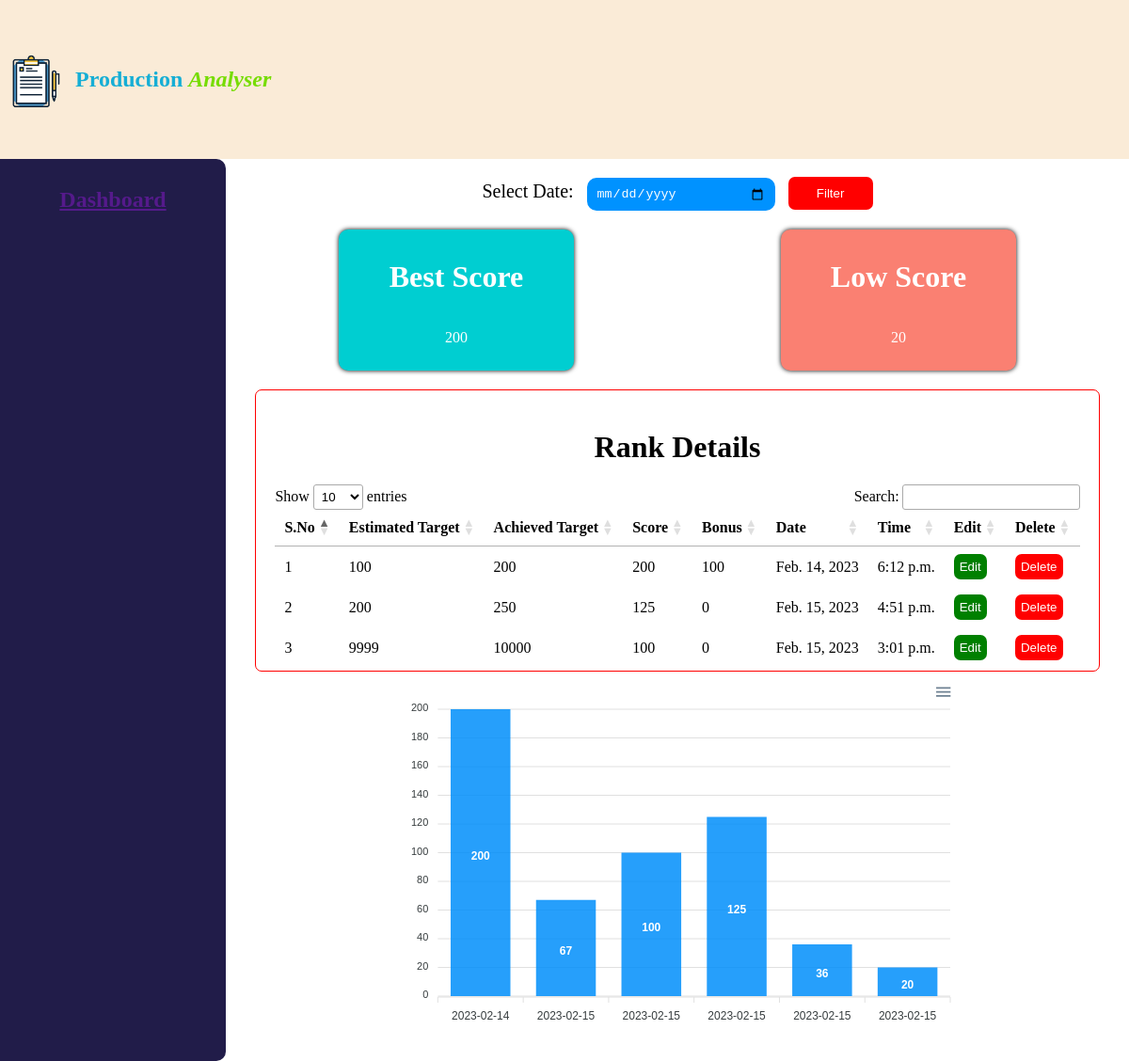
/dashboard, run on the app's committed database.
### production/models.py (models this page shows)
class Data(models.Model):
    Estimated_target = models.IntegerField(default="")
    Achieved_target = models.IntegerField(default="")
    Score = models.IntegerField(default="")
    Bonus = models.IntegerField(default="")
    Datetime = models.DateField(default="")
    Time = models.TimeField(default="")

### production/views.py (the view)
def dashboard(request):
    if request.method == 'POST':
        selected_date_str = request.POST.get('date')
        selected_date = datetime.strptime(selected_date_str, '%Y-%m-%d').date()
        print(selected_date)
        top_score = Data.objects.filter(Datetime=selected_date).aggregate(Max('Score'))['Score__max']
        low_score =  Data.objects.filter(Datetime=selected_date).aggregate(Min('Score'))['Score__min']
        all_order_data = Data.objects.order_by('-Score')
        send_data = {'top':top_score,'low':low_score,'allData':all_order_data}
        return render(request,'dashboard.html',{'topscore':send_data})
    else:
        top_score = Data.objects.aggregate(Max('Score'))['Score__max']
        low_score = Data.objects.aggregate(Min('Score'))['Score__min']
        all_order_data = Data.objects.order_by('-Score')
        chart_data = Data.objects.all()
        import datetime
        chart_series = {
            'name': 'Scores',
            'data': [{'x': item.Datetime.strftime("%Y-%m-%d"), 'y': item.Score} for item in chart_data],
        }
        print(chart_series)
        send_data = {'top':top_score,'low':low_score,'allData':all_order_data,'chart_series': chart_series}
        return render(request,'dashboard.html',{'topscore':send_data})

### templates/dashboard.html (shortened to what this page needs)
<!DOCTYPE html>
<html lang="en">
  <head>
    {% load static %}
    <link rel="stylesheet" href="{% static 'apexcharts.css' %}">
    <link rel="stylesheet" href="{% static 'index.css' %}">
    <link rel="stylesheet" type="text/css" href="https://cdn.datatables.net/1.11.4/css/jquery.dataTables.css">
  </head>
  <body>
    <div>
      <nav class='nav-container'>
        <a href='home'><img half='' src={% static 'image/—Pngtree—product analysis_2849807.png' %} alt="logo" class='logo'/></a>
        <h1><span class='app-name'>Production</span> <span class='half'>Analyser</span></h1>
      </nav>
    <div class="main-container-dashboard">
      <nav class='side-bar'>
        <div class='dashbord-containetr'>
          <a href=''><h1 class='dashbord'>Dashboard</h1></a>
        </div>
      </nav>
      <div class='dashbord-containetr-over'>
      <div class='date-card-conatiner'>
        <form method="POST" action="dashboard">
            <label for="my-date-input" class='label-dashbord'>Select Date:</label>
            <input class='date' type="date" id="my-date-input" name="date">
            <button class='filter-btn' type="submit">Filter</button>
          </form>
      <div class='card-container'>
        <div class='top-score-card'>
            <h1>Best Score</h1>
            <p>{{topscore.top}}</p>
        </div>
        <div class='low-score-card'>
            <h1>Low Score</h1>
            <p> {{topscore.low}}</p>
           </div>
      </div>
      <div  class="result-container">
        <h1 class='heding'>Rank Details</h1>
        <table id="datatable">
            <thead>
                <tr>
                    <th>S.No</th>
                    <th>Estimated Target</th>
                    <th>Achieved Target</th>
                    <th>Score</th>
                    <th>Bonus</th>
                    <th>Date</th>
                    <th>Time</th>
                    <th>Edit</th>
                    <th>Delete</th>
                </tr>
            </thead>
            <tbody>
                {% for data_obj in topscore.allData %}
                <tr>
                    <td>{{forloop.counter}}</td>
                    <td>{{ data_obj.Estimated_target }}</td>
                    <td>{{ data_obj.Achieved_target }}</td>
                    <td>{{ data_obj.Score }}</td>
                    <td>{{ data_obj.Bonus }}</td>
                    <td>{{ data_obj.Datetime }}</td>
                    <td>{{ data_obj.Time }}</td>
                    <td><a href='updateData/{{data_obj.id}}'><button class='edit-btn'>Edit</button></a></td>
                    <td><a href='deleteData/{{data_obj.id}}'><button class='delete-btn'>Delete</button></a></td>
                </tr>
                {% endfor %}
            </tbody>
        </table>
      </div>
       <div id="chart" class='chart'></div>
  </div>
  </body>
</html>

### static/index.css (style rules this page uses)
* { box-sizing: border-box; }
body { margin: 0px; }
.result-container { display: flex; flex-direction: column; justify-content: flex-start; align-items: center; border: solid red 1px; height: 300px; border-radius: 7px; overflow-y: auto; padding: 20px; margin: 10px; }
.heding { color: black; }
.edit-btn { background-color: green; color: white; outline: none; cursor: pointer; padding: 6px; border-width: 0px; border-radius: 7px; }
.delete-btn { background-color: red; color: white; outline: none; cursor: pointer; padding: 6px; border-width: 0px; border-radius: 7px; }
.nav-container { background-color: antiquewhite; width: 100vw; height: 15vh; display: flex; flex-direction: row; justify-content: flex-start; align-items: center; box-shadow: 0px 20px black; }
.logo { height: 80px; height: 80px; cursor: pointer; }
.app-name { color: #15aed5; font-weight: bold; }
.half { color: #76dc00; font-style: italic; }
.side-bar { display: flex; flex-direction: column; justify-content: flex-start; align-items: center; min-width: 20vw; min-height: 85vh; border-top-right-radius: 10px; border-bottom-right-radius: 10px; background-color: #211c49; }
.dashbord-containetr { background-color: transparent; opacity: 1.5; width: 100%; display: flex; flex-direction: column; justify-content: flex-start; align-items: center; margin: 10px; border-radius: 10px; cursor: pointer; color: #0092ff; overflow-y: auto; align-self: right; }
.main-container-dashboard { display: flex; flex-direction: row; justify-content: flex-start; align-items: flex-start; background-color: #ffffff }
.card-container { display: flex; width: 100%; flex-direction: row; justify-content: space-around; align-items: center; align-self: center; margin: 10px; }
.top-score-card { background-color: #00ced1; height: 150px; width: 250px; display: flex; flex-direction: column; justify-content: center; align-items: center; border-radius: 10px; box-shadow: 0px 0px 5px 0px black; color: white; }
.low-score-card { background-color: #fa8072; height: 150px; width: 250px; display: flex; flex-direction: column; justify-content: center; align-items: center; border-radius: 10px; box-shadow: 0px 0px 5px 0px black; color: white; }
.date-card-conatiner { display: flex; flex-direction: column; justify-content: flex-start; align-items: center; width: 100%; margin: 10px; }
.label-dashbord { color: black; font-size: 20px; }
.date { height: 35px; width: 200px; background-color: #0092ff; color: white; border-radius: 10px; outline: none; border-width: 0px; margin: 10px; padding: 10px; cursor: pointer; }
.filter-btn { background-color: red; color: white; outline: none; cursor: pointer; padding: 10px; border-width: 0px; border-radius: 7px; height: 35px; width: 90px; }
.dashbord-containetr-over { display: flex; flex-direction: row; justify-content: flex-start; align-items: flex-start; height: 85vh; width: 80vw; background-color: #ffffff; overflow-y: auto; }
.chart { width: 600px; height: 400px; }

### data on the page
Data: Estimated_target "100", Achieved_target "200", Score "200", Bonus "100", Datetime "Feb. 14, 2023", Time "6:12 p.m."
Data: Estimated_target "200", Achieved_target "250", Score "125", Bonus "0", Datetime "Feb. 15, 2023", Time "4:51 p.m."
Data: Estimated_target "9999", Achieved_target "10000", Score "100", Bonus "0", Datetime "Feb. 15, 2023", Time "3:01 p.m."

### other printed values
{{ topscore.top }} "200"
{{ topscore.low }} "20"
